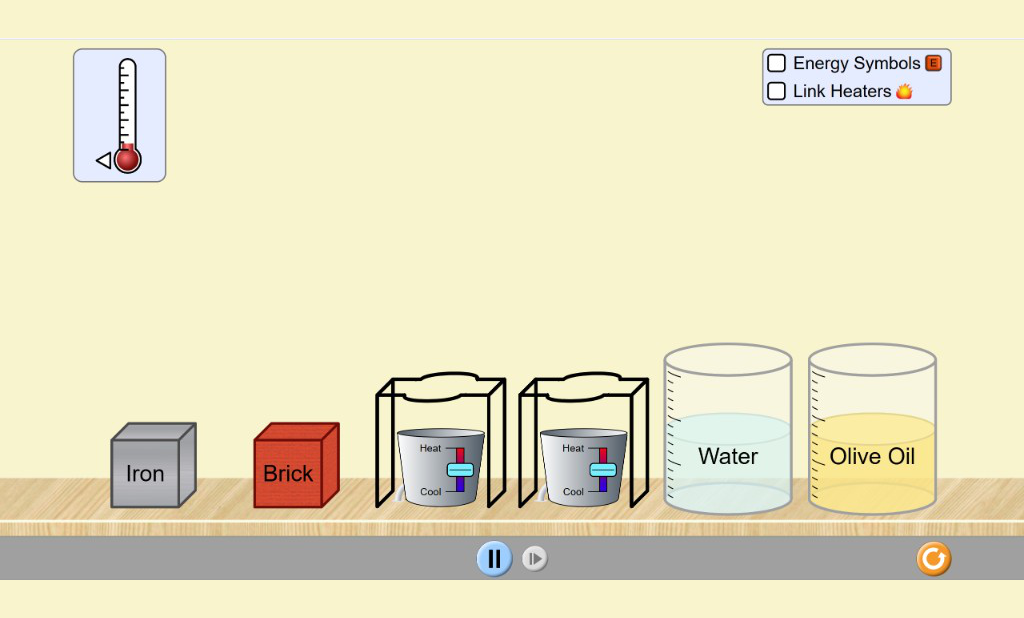
#> input picture requirements/req-energy-forms-and-changes/visual-qa/runtime/original/intro_initial.png, 1024 x 618 px, found by its file name
$ python _profile_columns.py
#> lines starting #> are read from the running program, lines starting #| are printed output that depends on the picture; after the words box and inside, x2 and y2 are one past the last pixel; in counts of white or black regions, pixels touching at a corner belong together
from pathlib import Path

import numpy as np
from PIL import Image

qa = Path(
    r"d:/OneDrive/Desktop/KartosLab/KartosLab/requirements/"
    r"req-energy-forms-and-changes/visual-qa/runtime"
)
o = np.array(Image.open(qa / "original" / "intro_initial.png").convert("RGB"))
#> o is the input picture: shape (618, 1024, 3); mean R, G, B 232, 226.3, 194.6
f = np.array(Image.open(qa / "flutter" / "intro_initial.png").convert("RGB"))
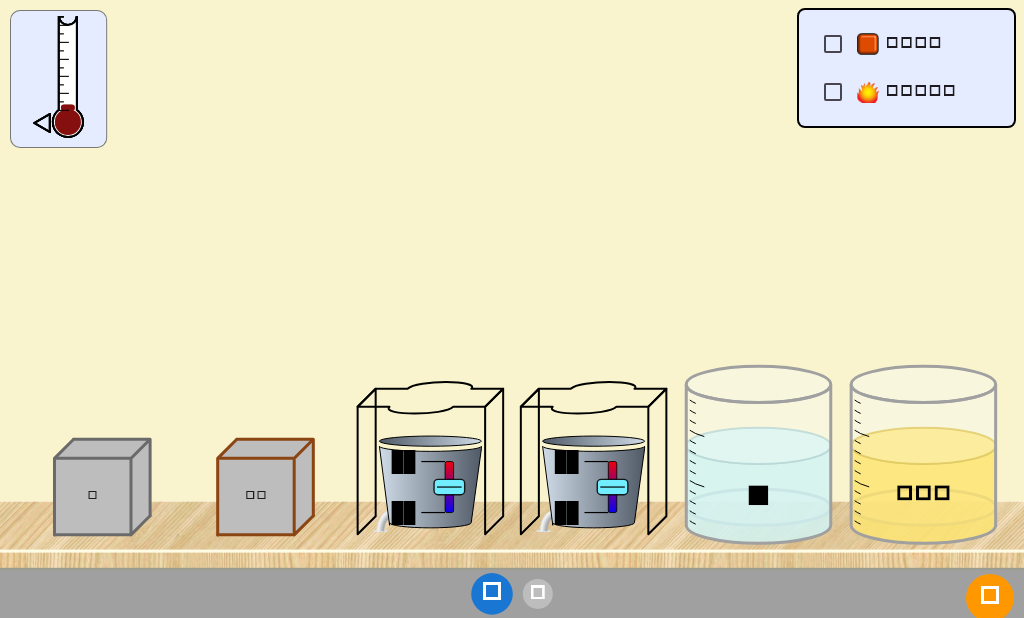
#> input picture requirements/req-energy-forms-and-changes/visual-qa/runtime/flutter/intro_initial.png, 1024 x 618 px, found by its file name
print("shapes", o.shape, f.shape)
#| shapes (618, 1024, 3) (618, 1024, 3)


def profile(img, x0, x1, label):
    band = img[:, x0:x1]
    dark = (band[:, :, 0] < 45) & (band[:, :, 1] < 45) & (band[:, :, 2] < 45)
    # heater grey-blue body
    grey = (
        (band[:, :, 0] > 120)
        & (band[:, :, 0] < 190)
        & (band[:, :, 1] > 140)
        & (band[:, :, 1] < 210)
        & (band[:, :, 2] > 150)
    )
    wood = (band[:, :, 0] > 140) & (band[:, :, 1] > 100) & (band[:, :, 2] < 100) & (
        band[:, :, 0] > band[:, :, 2] + 40
    )
    for name, m in [("dark", dark), ("grey", grey), ("wood", wood)]:
        ys = np.where(m.any(axis=1))[0]
        if len(ys) == 0:
            print(label, name, "none")
        else:
            print(label, name, int(ys.min()), int(ys.max()), "h", int(ys.max() - ys.min()))


# Left heater roughly x=380-480 in 1024 layout from visual
for x0, x1, name in [(360, 470, "Lheater"), (520, 630, "Rheater"), (80, 180, "Iron")]:
    print("---", name, "ORIG")
    profile(o, x0, x1, "O")
    print("---", name, "FLUT")
    profile(f, x0, x1, "F")
#> this loop made 3 passes
#> pass 1, in profile, `band = img[:, x0:x1]`:
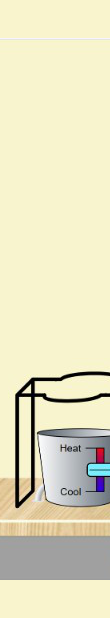
#> band: shape (618, 110, 3); mean R, G, B 228.1, 223.9, 192.8
#> pass 1, in profile, `dark = (band[:, :, 0] < 45) & (band[:, :, 1] < 45) & (band[:, :, 2] < ..`:
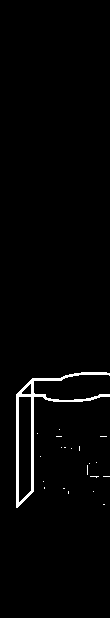
#> dark: shape (618, 110) bool; 1.9% white; 21 white regions (20 under 20 px), largest, box (x1, y1, x2, y2) and area: (16, 372, 110, 508) 1257
#> pass 1, in profile, `grey = ( (band[:, :, 0] > 120) & (band[:, :, 0] < 190) & (band[:, :, 1..`:
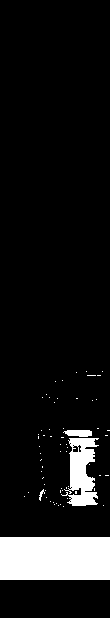
#> grey: shape (618, 110) bool; 9.5% white; 65 white regions (61 under 20 px), largest, box (x1, y1, x2, y2) and area: (0, 537, 110, 580) 4730, (61, 438, 99, 506) 1458, (63, 430, 92, 437) 164, (39, 489, 45, 501) 28
#> pass 1, in profile, `wood = (band[:, :, 0] > 140) & (band[:, :, 1] > 100) & (band[:, :, 2] ..`:
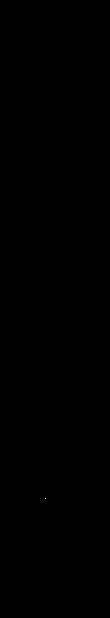
#> wood: shape (618, 110) bool; 0% white in thin lines or dots, all inside (x1, y1, x2, y2) = (45, 498, 46, 499)

# Shelf wood y: find continuous wood band
wood_row = (
    (o[:, :, 0] > 140)
    & (o[:, :, 1] > 100)
    & (o[:, :, 2] < 110)
    & (o[:, :, 0] > o[:, :, 2] + 40)
).mean(axis=1)
#> wood_row = 618 values, max 0.0576 at index 508, min 0 at index 0, mean 0.00167
ys = np.where(wood_row > 0.15)[0]
#> ys = empty array
print("O wood band", int(ys.min()) if len(ys) else None, int(ys.max()) if len(ys) else None)
#| O wood band None None
wood_row_f = (
    (f[:, :, 0] > 140)
    & (f[:, :, 1] > 100)
    & (f[:, :, 2] < 110)
    & (f[:, :, 0] > f[:, :, 2] + 40)
).mean(axis=1)
#> wood_row_f = 618 values, max 0.0586 at index 463, min 0 at index 0, mean 0.00419
ysf = np.where(wood_row_f > 0.15)[0]
#> ysf = empty array
print("F wood band", int(ysf.min()) if len(ysf) else None, int(ysf.max()) if len(ysf) else None)
#| F wood band None None
